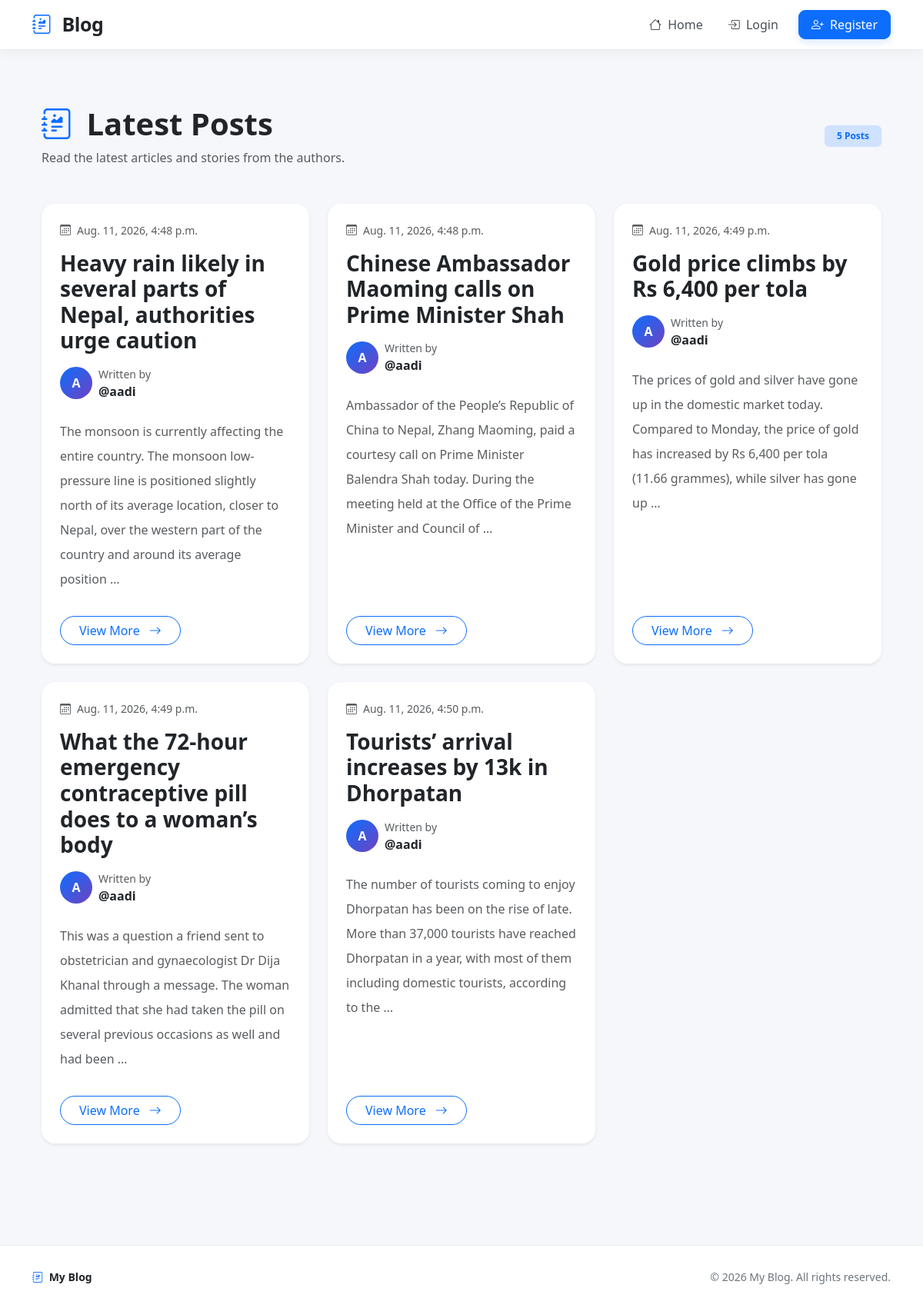
The app's page /, older data.
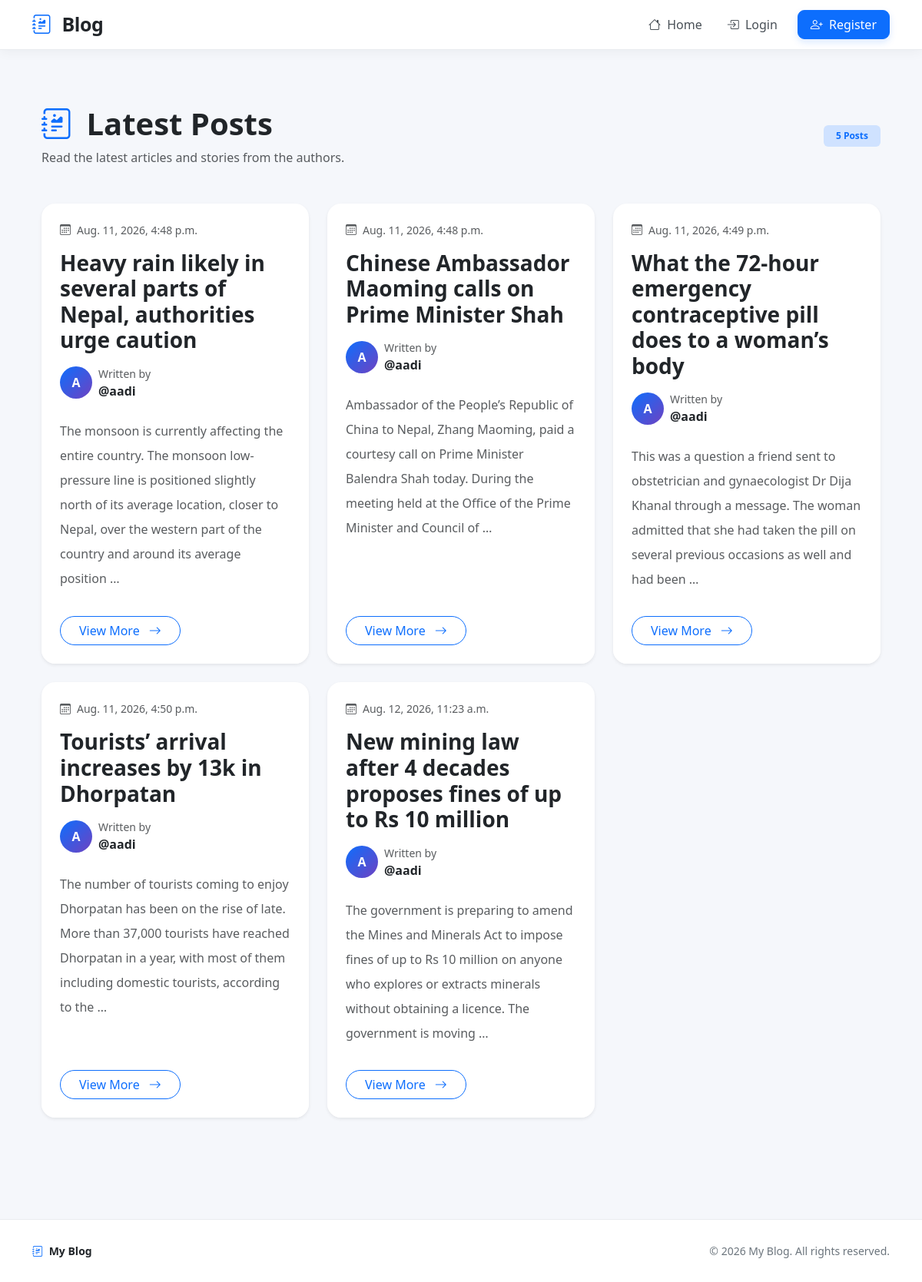
The same page, newer data.
### blog_app/models.py (models this page shows, shortened)
class Post(models.Model):
    title = models.CharField(max_length=256)
    content = models.TextField()
    author = models.ForeignKey("auth.User", on_delete=models.CASCADE)
    created_at = models.DateTimeField(auto_now_add=True)
    updated_at = models.DateTimeField(auto_now=True)
    published_at = models.DateTimeField(null=True, blank=True)

### blog_app/views.py (the view)
# urls.py: path("", views.post_list, name="post-list"),
def post_list(request):
    posts = Post.objects.all()
    return render(
        request,
        "post_list.html",
        {"posts": posts},
    )

### templates/post_list.html (shortened to what this page needs)
{% extends "base.html" %}
{% block content %}
<div class="container py-5">
    <div class="d-flex flex-column flex-md-row justify-content-between align-items-md-center mb-5">
        <div>
            <h1 class="fw-bold mb-2">
                <a href="/" class="text-decoration-none text-dark">
                    <i class="bi bi-journal-richtext text-primary me-2"></i>
                    Latest Posts
                </a>
            </h1>
            <p class="text-muted mb-0">
                Read the latest articles and stories from the authors.
            </p>
        </div>
        <span class="badge bg-primary-subtle text-primary px-3 py-2 mt-3 mt-md-0">
            {{ posts|length }} Posts
        </span>
    </div>
    <div class="row g-4">
        {% for post in posts %}
        <div class="col-12 col-md-6 col-lg-4">
            <article class="card h-100 border-0 shadow-sm post-card">
                <div class="card-body p-4">
                    <div class="d-flex align-items-center text-muted small mb-3">
                        <i class="bi bi-calendar3 me-2"></i>
                        {{ post.published_at }}
                    </div>
                    <h3 class="card-title fw-bold mb-3">
                        <a href="{% url 'post-detail' post.pk %}" class="text-decoration-none text-dark post-title">
                            {{ post.title }}
                        </a>
                    </h3>
                    <div class="d-flex align-items-center mb-4">
                        <div class="author-avatar">
                            {{ post.author.username|first|upper }}
                        </div>
                        <div class="ms-2">
                            <small class="text-muted d-block">Written by</small>
                            <span class="fw-semibold">
                                @{{ post.author.username }}
                            </span>
                        </div>
                    </div>
                    <p class="card-text text-muted lh-lg">
                        {{ post.content|truncatewords:35 }}
                    </p>
                </div>
                <div class="card-footer bg-white border-0 px-4 pb-4">
                    <a href="{% url 'post-detail' post.pk %}" class="btn btn-outline-primary rounded-pill px-4">
                        View More
                        <i class="bi bi-arrow-right ms-2"></i>
                    </a>
                </div>
            </article>
        </div>
        {% endfor %}
    </div>
</div>
{% endblock content %}

Row changes from the older to the newer data that the page shows:
removed Post: published_at "Aug. 11, 2026, 4:49 p.m.", title "Gold price climbs by Rs 6,400 per tola", author.username|first "A", author.username "aadi", content "The prices of gold and silver have gone up in the domestic market today. Compared to Monday, the price of gold has increased by Rs 6,400 per tola (11.66 grammes), while silver has gone up …"
added Post: published_at "Aug. 12, 2026, 11:23 a.m.", title "New mining law after 4 decades proposes fines of up to Rs 10 million", author.username|first "A", author.username "aadi", content "The government is preparing to amend the Mines and Minerals Act to impose fines of up to Rs 10 million on anyone who explores or extracts minerals without obtaining a licence. The government is moving …"
